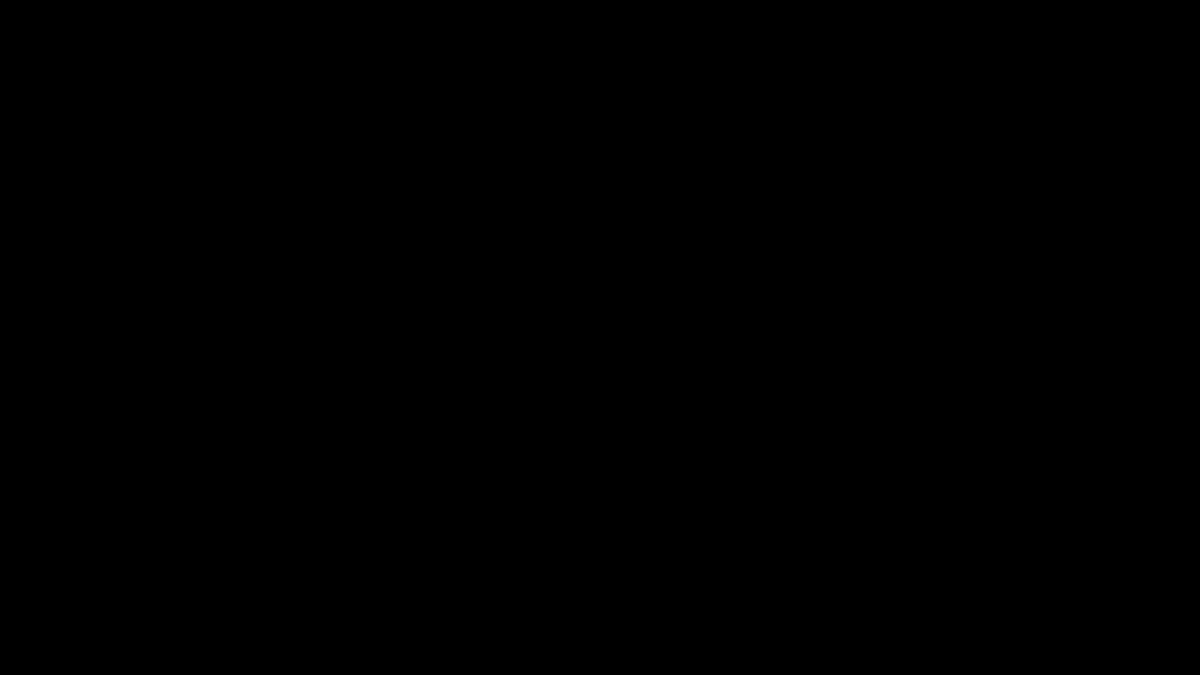
Frame 1 (no input)
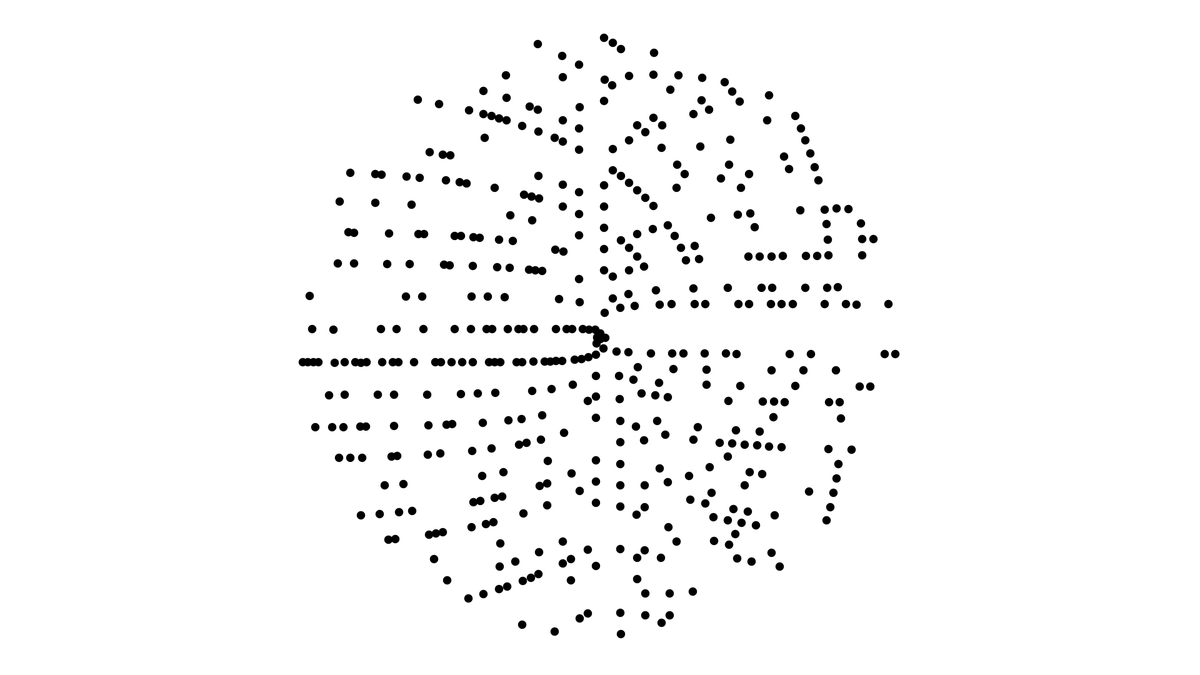
Frame 60 (the mouse pressed at the canvas centre just before this capture)
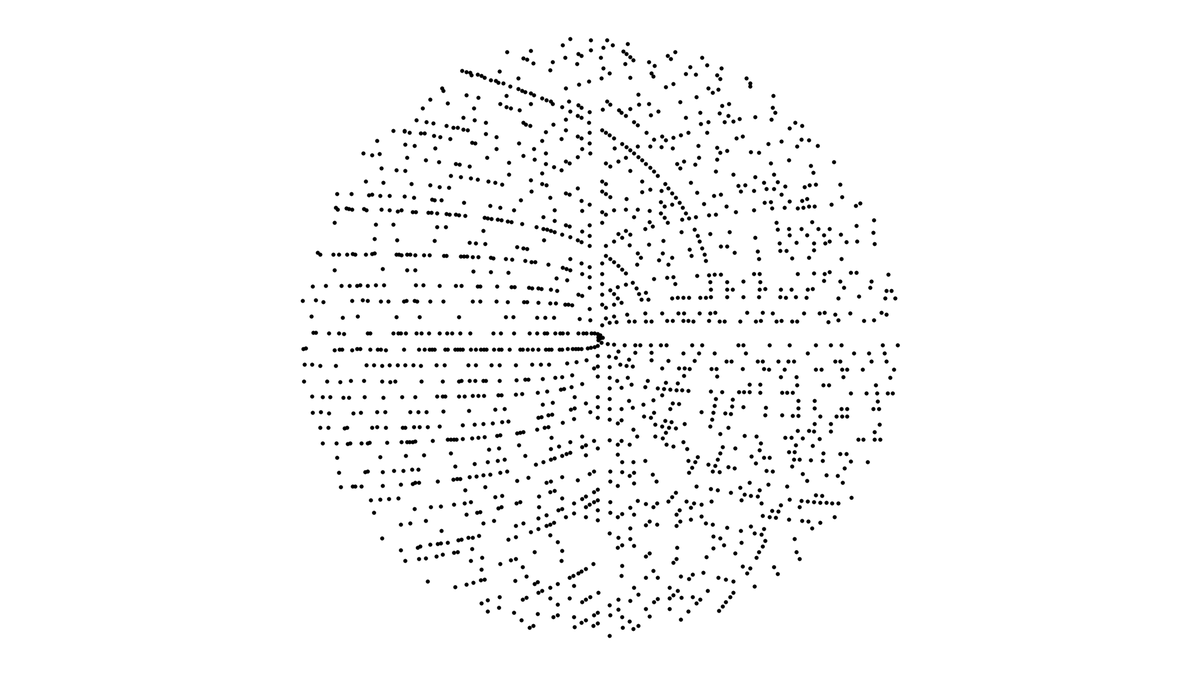
Frame 120 (the mouse held since frame 60 and released just before this capture)

The Processing sketch that drew these frames (run headless with seeded random() and noise(); from frame 60 on, the mouse is pressed at the canvas centre):

// Processing sketch: prime_spiral
// ── prime_spiral.pde
float theta = 0;
float revs = 1;
float gap = PI / 2;
int n = 0;
float pointsToDo = 1;
ArrayList<PVector> points;

float r = 0.2;

void setup() {
    size(1920, 1080);
    
    
    points = new ArrayList<PVector>();
    
    strokeWeight(2);
    frameRate(60);
}

void draw() {
  
  for(int i = 0; i < pointsToDo; i++) {
    if(theta >= revs * 2 * PI) {
      n = (int) (revs * revs);
      theta = 2 * revs * PI;
      float lastSquare = revs * revs;
      revs++;
      float nextSquare = revs * revs;
      pointsToDo = nextSquare - lastSquare;
      gap = (2 * PI) / pointsToDo;
    }
     
    if(isPrime(n)) points.add(new PVector(theta * r * cos(theta), theta * r * sin(theta)));
     
    theta += gap;
    n++;
  }
  
  background(255);
  translate(width/2, height/2);
  
  float scale = max(width, height) / r / (theta) / 4;
  scale(scale);
  
  for(PVector point : points) {
    point(point.x, point.y); 
  }
}

boolean isPrime(int n) {
  for(int i = 2; i < n; i++) {
    if(n % i == 0) return false; 
  }
  
  return true;
}
